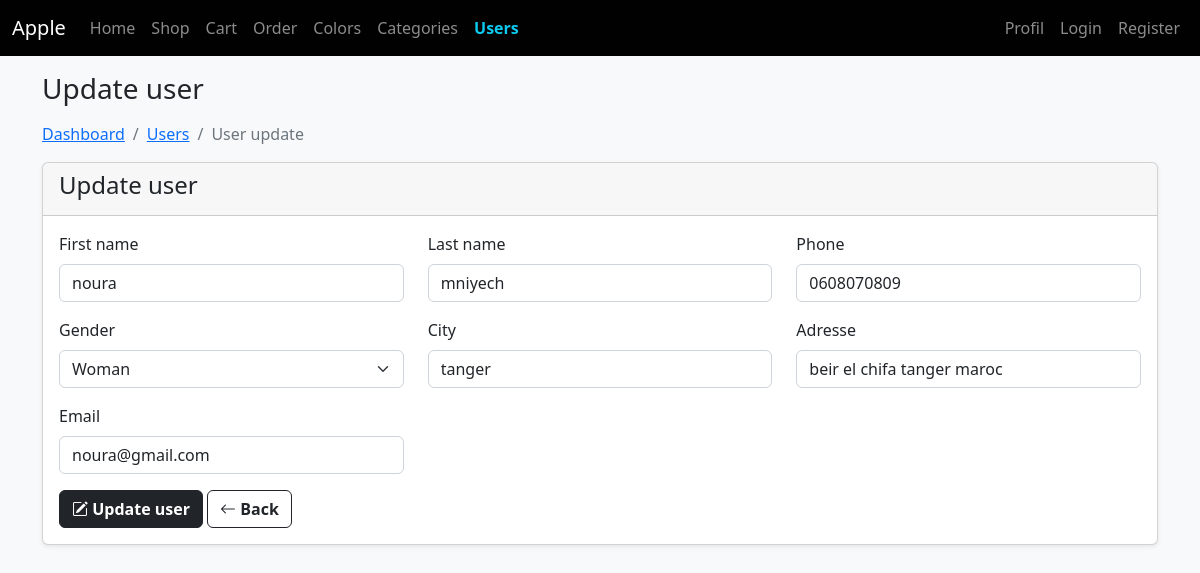
The page /user_update.php?id=6 on the database its author committed.
### tables this page shows
CREATE TABLE `users` (
  `id` int(11) NOT NULL,
  `first_name` varchar(255) DEFAULT NULL,
  `last_name` varchar(255) DEFAULT NULL,
  `gender` varchar(255) DEFAULT NULL,
  `phone` varchar(255) DEFAULT NULL,
  `city` varchar(255) DEFAULT NULL,
  `adresse` varchar(255) DEFAULT NULL,
  `email` varchar(255) DEFAULT NULL,
  `created_at` timestamp NOT NULL DEFAULT current_timestamp(),
  `updated_at` timestamp NOT NULL DEFAULT current_timestamp() ON UPDATE current_timestamp(),
  `deleted_at` timestamp NULL DEFAULT NULL
);

### Helpers/functions.php (called while the page is built, shortened)
<?php
function e(string $string): string
{
    return htmlspecialchars(strtolower(trim($string)));
}

### user_update.php (the view, shortened to what this page needs)
<?php
require_once "Helpers/functions.php";
require_once "database/database.php";
$id = (int)$_GET['id'];
$user = $db->query("SELECT * FROM users WHERE id = $id LIMIT 1")->fetch();
$first_name = e($user->first_name);
$last_name = e($user->last_name);
$gender = e($user->gender);
$phone = e($user->phone);
$city = e($user->city);
$adresse = e($user->adresse);
$email = e($user->email);
?>
<!doctype html>
<html lang="en">
<head>
    <?php include "body/head.php"; ?>
</head>
<body class="bg-light">
    <header>
        <?php include "body/nav.php"; ?>
    </header>
    <main class="container">
        <h3 class="my-3">
            Update user
        </h3>
        <nav aria-label="breadcrumb my-3">
            <ol class="breadcrumb">
                <li class="breadcrumb-item"><a href="dashboard.php">Dashboard</a></li>
                <li class="breadcrumb-item"><a href="users.php">Users</a></li>
                <li class="breadcrumb-item active" aria-current="page">User update</li>
            </ol>
        </nav>
        <div class="card shadow-sm">
            <div class="card-header">
                <h4>Update user</h4>
            </div>
            <div class="card-body">
                <form method="post">
                    <div class="row">
                        <div class="col-md-4">
                            <div class="mb-3">
                                <label for="first_name" class="form-label">First name</label>
                                <input type="text" class="form-control" name="first_name" id="first_name" placeholder="First name:" value="<?= $first_name ?>">
                            </div>
                        </div>
                        <div class="col-md-4">
                            <div class="mb-3">
                                <label for="last_name" class="form-label">Last name</label>
                                <input type="text" class="form-control" name="last_name" id="last_name" placeholder="Last name:" value="<?= $last_name ?>">
                            </div>
                        </div>
                        <div class="col-md-4">
                            <div class="mb-3">
                                <label for="phone" class="form-label">Phone</label>
                                <input type="text" class="form-control" name="phone" id="phone" placeholder="Phone:" value="<?= $phone ?>">
                            </div>
                        </div>
                        <div class="col-md-4">
                            <div class="mb-3">
                                <label for="gender" class="form-label">Gender</label>
                                <select class="form-select" name="gender" id="gender">
                                    <option value="woman" <?= $gender == 'woman' ? 'selected' : '' ?>>Woman</option>
                                </select>
                            </div>
                        </div>
                        <div class="col-md-4">
                            <div class="mb-3">
                                <label for="city" class="form-label">City</label>
                                <input type="text" class="form-control" name="city" id="city" placeholder="City:" value="<?= $city ?>">
                            </div>
                        </div>
                        <div class="col-md-4">
                            <div class="mb-3">
                                <label for="adresse" class="form-label">Adresse</label>
                                <input type="text" class="form-control" name="adresse" id="adresse" placeholder="Adresse:" value="<?= $adresse ?>">
                            </div>
                        </div>
                        <div class="col-md-4">
                            <div class="mb-3">
                                <label for="email" class="form-label">Email</label>
                                <input type="email" class="form-control" name="email" id="email" placeholder="Email:" value="<?= $email ?>">
                            </div>
                        </div>
                    </div>
                    <button name="btn_update_user" type="submit" class="btn btn-dark fw-bold">
                        <i class="bi bi-pencil-square"></i>
                        Update user
                    </button>
                    <a href="users.php" class="btn btn-outline-dark fw-bold">
                        <i class="bi bi-arrow-left"></i>
                        Back
                    </a>
                </form>
            </div>
        </div>
    </main>
</body>
</html>

### rows shown on the page
users: first_name "noura", last_name "mniyech", phone "0608070809", city "tanger", adresse "beir el chifa tanger maroc", email "noura@gmail.com"
